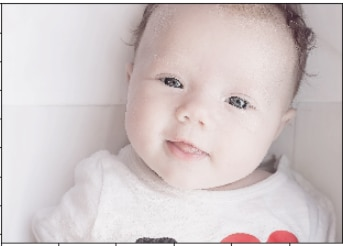
#> input picture Simple_Face_Body_Detection/baby_image.jpg, 343 x 246 px
$ jupyter execute FaceDetection.ipynb   (shell and % lines are left out)
#> lines starting #> are read from the running program, lines starting #| are printed output that depends on the picture; after the words box and inside, x2 and y2 are one past the last pixel; in counts of white or black regions, pixels touching at a corner belong together
[cell 1]
import numpy as np
import cv2
import matplotlib.pyplot as plt

[cell 2]
image = cv2.imread('baby_image.jpg')
#> image is the input picture: shape (246, 343, 3); mean B, G, R 200.8, 200.5, 210.7

#convert to grayscale

gray_image = cv2.cvtColor(image, cv2.COLOR_BGR2GRAY)
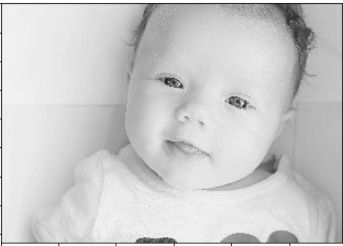
#> gray_image: shape (246, 343); min 8, max 255, mean 203.6

plt.imshow(gray_image, cmap='gray')

[cell 3]
def convertToRGB(image):
    return cv2.cvtColor(image, cv2.COLOR_BGR2RGB)

[cell 4]
haar_cascade_face = cv2.CascadeClassifier()

[cell 5]
haar_cascade_face.load('./haarcascades/haarcascade_frontalface_default.xml')

[cell 6]
faces_rects = haar_cascade_face.detectMultiScale(gray_image, scaleFactor = 1.1, minNeighbors = 1)
#> faces_rects = [[117, 27, 174, 174]]

[cell 7]
print('Faces found: ', len(faces_rects))
#| Faces found:  1

[cell 8]
for (x,y,w,h) in faces_rects:
    print(x,y,w,y)
    cv2.rectangle(image, (x,y), (x+w,y+h), (0,255,0),2)
#> this loop made 1 pass
#| 117 27 174 27
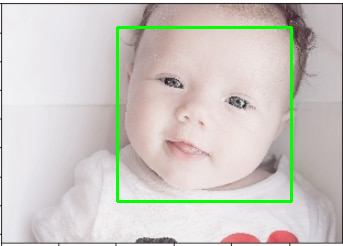
#> image: shape (246, 343, 3); 2.47% of pixels changed, all inside (x1, y1, x2, y2) = (116, 26, 293, 203)

[cell 9]
plt.imshow(convertToRGB(image))
